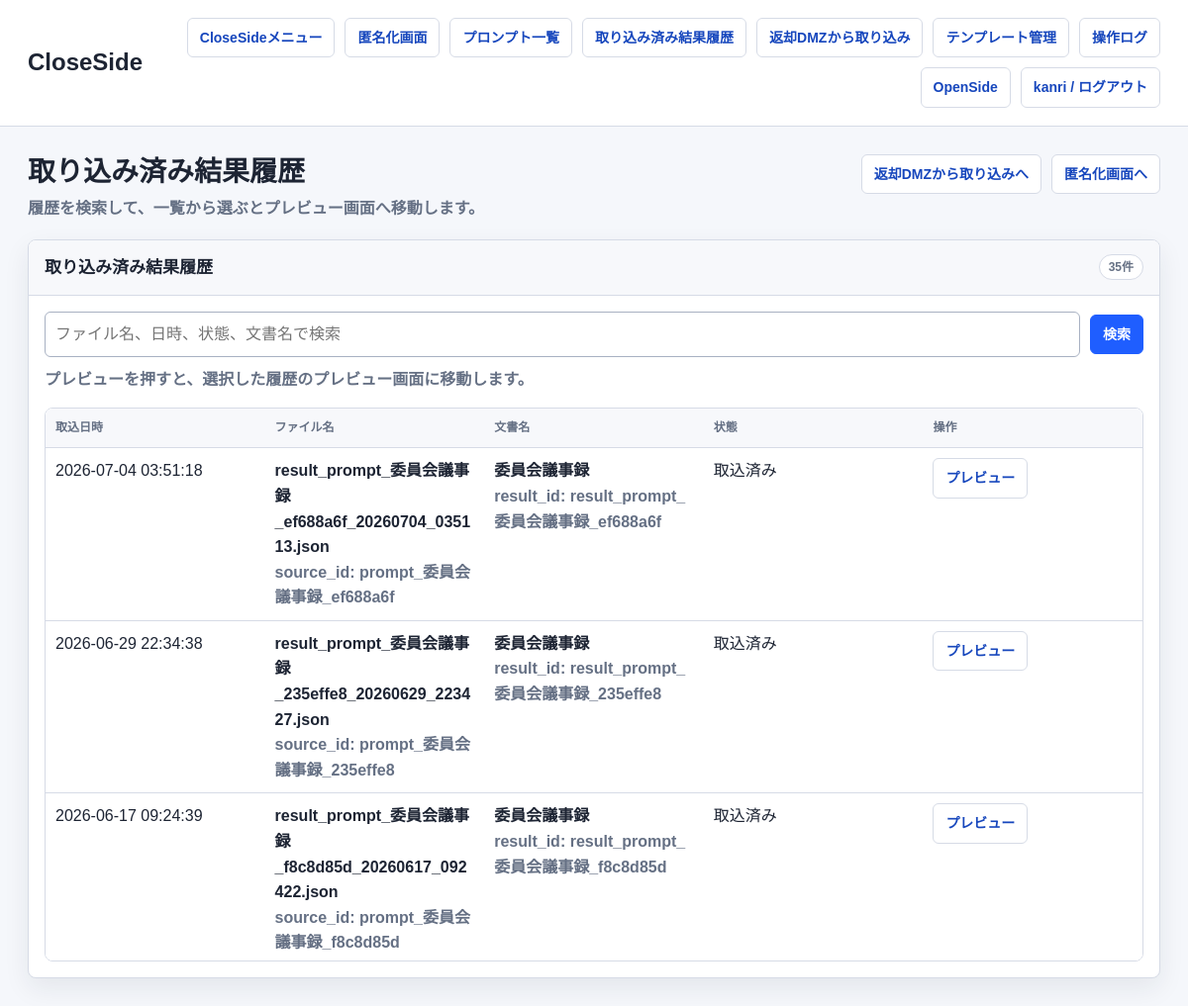
Page /close/dmz/results/history/ (signed in) on the earlier database version.
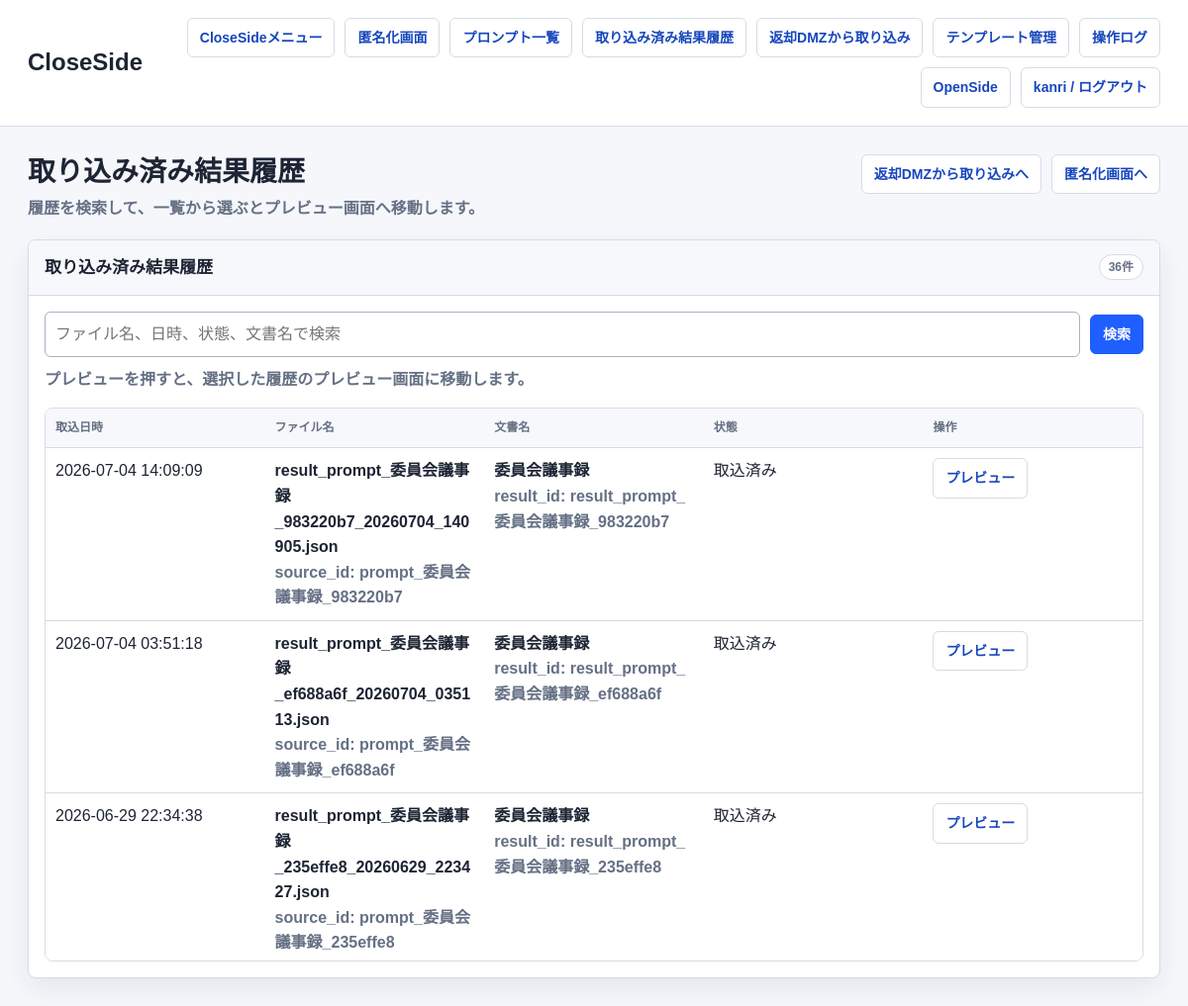
Same page on the later database version.
### anonymizer_app/models.py (models this page shows, shortened)
class RestoredResult(models.Model):
    STATUS_CHOICES = [
        ('imported', '取込済み'),
        ('deleted', '削除済み'),
    ]
    source_id = models.CharField(max_length=255, db_index=True)
    result_id = models.CharField(max_length=255, blank=True, default='')
    template_type = models.CharField(max_length=255, blank=True, default='')
    result_text = models.TextField()
    restored_text = models.TextField()
    result_json = models.JSONField(null=True, blank=True)
    imported_filename = models.CharField(max_length=255, blank=True, default='')
    reviewer = models.CharField(max_length=255, blank=True, default='')
    owner = models.ForeignKey(settings.AUTH_USER_MODEL, null=True, blank=True, on_delete=models.SET_NULL)
    status = models.CharField(max_length=32, choices=STATUS_CHOICES, default='imported')
    created_at = models.DateTimeField(default=timezone.now)
    updated_at = models.DateTimeField(auto_now=True)

### close_side/views.py (the view)
# urls.py: path('dmz/results/history/', close_login_required(views.result_history_list), name='result_history_list'),
def result_history_list(request):
    context = _result_history_list_context(request)
    return render(request, 'anonymizer_app/result_history_list.html', context)

### anonymizer_app/history_utils.py (called while the page is built, shortened)
def filter_history_items(
    items: Iterable[Any],
    query: str | None,
    value_getters: Sequence[str | Callable[[Any], Any]],
) -> list[Any]:
    normalized_query = (query or '').strip().casefold()
    history_items = list(items)
    if not normalized_query:
        return history_items

### anonymizer_app/network_policy.py (called while the page is built)
def network_policy() -> dict:
    return getattr(settings, 'NETWORK_POLICY', DEFAULT_NETWORK_POLICY)

def get_client_ip(request) -> str:
    forwarded_for = request.META.get('HTTP_X_FORWARDED_FOR', '')
    if getattr(settings, 'NETWORK_POLICY_TRUST_X_FORWARDED_FOR', True) and forwarded_for:
        return forwarded_for.split(',')[0].strip()
    return request.META.get('REMOTE_ADDR') or ''

def normalize_ip(value: str):
    try:
        return ip_address(value)
    except ValueError:
        return None

def _networks(cidrs: list[str]):
    networks = []
    for cidr in cidrs:
        try:
            networks.append(ip_network(cidr))
        except ValueError:
            continue
    return networks

def side_for_path(path: str) -> str:
    for side, rule in network_policy().items():
        if any(path.startswith(prefix) for prefix in rule.get('paths', [])):
            return side
    return ''

### anonymizer_app/templates/anonymizer_app/result_history_list.html (shortened to what this page needs)
{% extends "anonymizer_app/base.html" %}
{% block brand %}CloseSide{% endblock %}
{% block page_title %}取り込み済み結果履歴{% endblock %}
{% block page_subtitle %}<p class="page-subtitle">履歴を検索して、一覧から選ぶとプレビュー画面へ移動します。</p>{% endblock %}
{% block page_actions %}
  <a class="button" href="{% url 'close_side:result_import_list' %}">返却DMZから取り込みへ</a>
  <a class="button" href="{% url 'close_side:home' %}">匿名化画面へ</a>
{% endblock %}
{% block content %}
  <section class="panel">
    <div class="panel-header">
      <h3 class="panel-title">取り込み済み結果履歴</h3>
      <span class="badge">{{ saved_results|length }}件</span>
    </div>
    <div class="panel-body">
      <form method="get" class="history-search">
        <input
          class="search-input"
          type="search"
          name="q"
          value="{{ history_query }}"
          placeholder="ファイル名、日時、状態、文書名で検索"
          aria-label="取り込み済み結果検索"
        >
        <button class="primary" type="submit">検索</button>
      </form>
      <p class="muted history-note">プレビューを押すと、選択した履歴のプレビュー画面に移動します。</p>
      {% if saved_results %}
        <div class="table-scroll">
          <table class="history-table">
            <thead>
              <tr>
                <th>取込日時</th>
                <th>ファイル名</th>
                <th>文書名</th>
                <th>状態</th>
                <th>操作</th>
              </tr>
            </thead>
            <tbody>
              {% for item in saved_results %}
                <tr>
                  <td>{{ item.created_at|date:"Y-m-d H:i:s" }}</td>
                  <td>
                    <strong>{{ item.imported_filename|default:"-" }}</strong><br>
                    <span class="muted">source_id: {{ item.source_id|default:"-" }}</span>
                  </td>
                  <td>
                    <strong>{{ item.template_type|default:"-" }}</strong><br>
                    <span class="muted">result_id: {{ item.result_id|default:"-" }}</span>
                  </td>
                  <td>{{ item.get_status_display }}</td>
                  <td>
                    <a
                      class="button"
                      href="{% url 'close_side:result_history_preview' pk=item.pk %}{% if history_query %}?q={{ history_query|urlencode }}{% endif %}"
                    >
                      プレビュー
                    </a>
                  </td>
                </tr>
              {% endfor %}
            </tbody>
          </table>
        </div>
      {% else %}
        <p class="empty">検索条件に一致する履歴がありません。</p>
      {% endif %}
    </div>
  </section>
{% endblock %}

Differences in the rows shown:
no longer on this page (row unchanged): RestoredResult: created_at "2026-06-17 09:24:39", imported_filename "result_prompt_委員会議事録_f8c8d85d_20260617_092422.json", source_id "prompt_委員会議事録_f8c8d85d", template_type "委員会議事録", result_id "result_prompt_委員会議事録_f8c8d85d", status "取込済み"
added RestoredResult: created_at "2026-07-04 14:09:09", imported_filename "result_prompt_委員会議事録_983220b7_20260704_140905.json", source_id "prompt_委員会議事録_983220b7", template_type "委員会議事録", result_id "result_prompt_委員会議事録_983220b7", status "取込済み"
Other differences:
{{ saved_results|length }}: "35" → "36"
